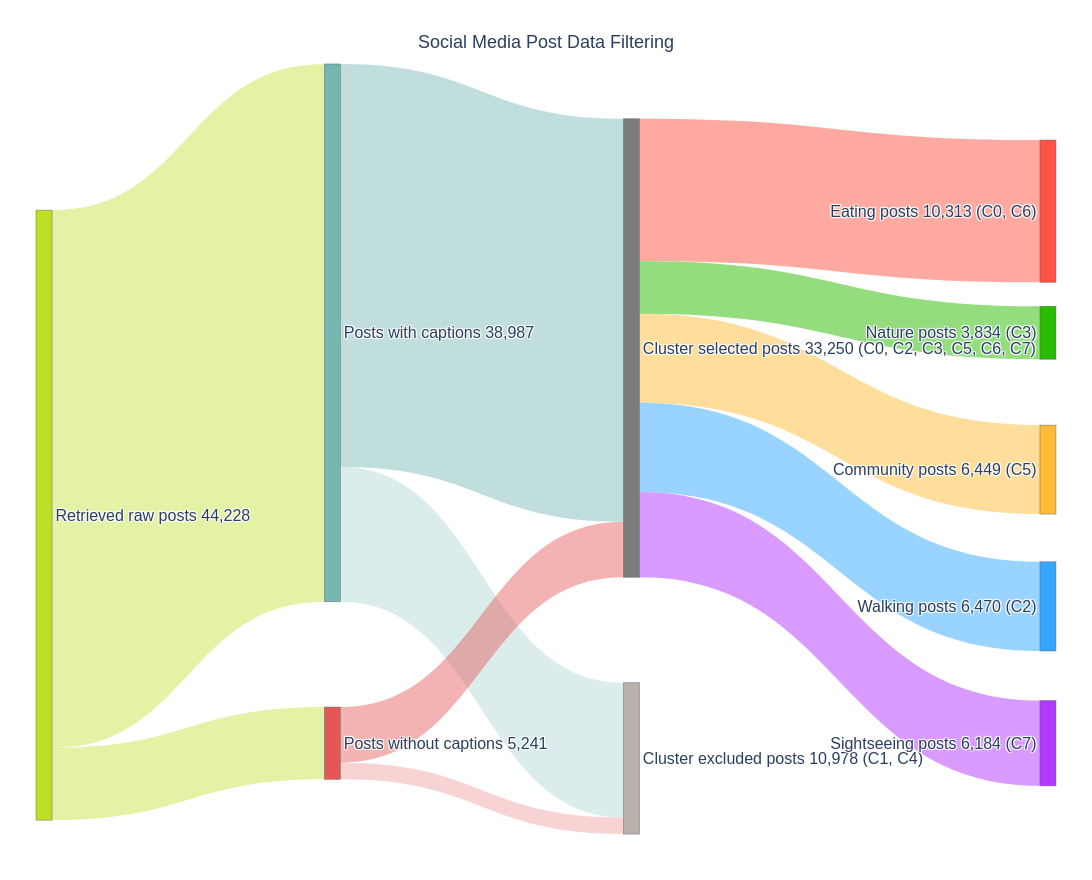

Here is the notebook cell this chart was saved with:
### Markdown cell above
<a id="sec-1-1-sankey"></a>

### 1.1 Sankey diagram and export

Plotly Sankey with fixed node layout; saves PNG for paper/SI (`fig_social_media_post_filtering.png` after copy to `paper/fig/`).

### Code cell
# §1.1 — Sankey post-filtering flow
import plotly.graph_objects as go
from pathlib import Path

FIGURE_DIR = Path('figure')
FIGURE_DIR.mkdir(parents=True, exist_ok=True)

# Flow:
# 1. Raw posts → posts with caption / posts without caption
# 2. Each splits into: used for clustering / excluded from cluster
# 3. Clustered posts further split into 5 activity categories

labels = [
    "Retrieved raw posts\n44,228",     # 0 - Raw posts
    "Posts with captions\n38,987",     # 1 - With caption
    "Posts without captions\n5,241",   # 2 - Without caption
    "Cluster selected posts\n33,250\n(C0, C2, C3, C5, C6, C7)",  # 3
    "Cluster excluded posts\n10,978\n(C1, C4)",  # 4
    "Eating posts\n10,313\n(C0, C6)",            # 5
    "Nature posts\n3,834\n(C3)",             # 6
    "Community posts\n6,449\n(C5)",          # 7
    "Walking posts\n6,470\n(C2)",            # 8
    "Sightseeing posts\n6,184\n(C7)",        # 9
]

# Source and target node indices for each flow
source = [
    0, 0,           # raw → caption / no caption
    1, 1, 2, 2,     # with/without caption → clustered/excluded
    3, 3, 3, 3, 3,  # clustered→5 activities
]

target = [
    1, 2,
    3, 4, 3, 4,
    5, 6, 7, 8, 9,
]

# Flow values representing counts at each stage
value = [
    38987, 5241,
    29218, 9769, 4032, 1209,
    10313, 3834, 6449, 6470, 6184,
]

# Column x: 8% inset from each side (0.08 … 0.92), evenly spaced — keeps ribbons wide
# and left/right label gutters visually balanced without shrinking the plot.
COL_X = (0.03, 0.30, 0.58, 0.97)
node_x = [
    COL_X[0],
    COL_X[1], COL_X[1],
    COL_X[2], COL_X[2],
    COL_X[3], COL_X[3], COL_X[3], COL_X[3], COL_X[3],
]
node_y = [
    0.52,
    0.28, 0.82,
    0.30, 0.84,
    0.12, 0.28, 0.46, 0.64, 0.82,
]

# Sankey Diagram construction
fig = go.Figure(
    data=[
        go.Sankey(
            arrangement="fixed",
            node=dict(
                pad=30,
                thickness=16,
                line=dict(color="rgba(80,80,80,0.5)", width=0.8),
                label=labels,
                x=node_x,
                y=node_y,
                color=[
                    "#BDDF26",                # Raw
                    "#72B7B2", "#E45756",     # Caption splits
                    "#7C7C7C", "#BAB0AC",     # Clustered / not
                    "#FF5445", "#29BB00", "#FFBC37", "#35A7FF", "#B339FF",  # Activities
                ],
            ),
            link=dict(
                source=source,
                target=target,
                value=value,
                color=[
                    "rgba(189,223,38,0.42)", "rgba(189,223,38,0.42)",
                    "rgba(114,183,178,0.45)", "rgba(114,183,178,0.26)",
                    "rgba(228,87,86,0.45)", "rgba(228,87,86,0.26)",
                    "rgba(255,84,69,0.5)",
                    "rgba(41,187,0,0.5)",
                    "rgba(255,188,55,0.5)",
                    "rgba(53,167,255,0.5)",
                    "rgba(179,57,255,0.5)",
                ],
            ),
        )
    ]
)

SIDE_MARGIN = 12  # equal left/right gutter for node labels (px)

fig.update_layout(
    title=dict(
        text="Social Media Post Data Filtering",
        x=0.5,
        xanchor="center",
        y=0.96,
        yanchor="top",
        pad=dict(b=8),
        font=dict(size=18, family="Arial"),
    ),
    font=dict(size=16, family="Arial"),
    width=1400,
    height=880,
    margin=dict(l=SIDE_MARGIN, r=SIDE_MARGIN, t=120, b=0),
    paper_bgcolor="white",
    plot_bgcolor="white",
)

out_png = FIGURE_DIR / "code_1_social_media_post_filtering.png"
fig.write_image(out_png, scale=2)
print(f"Saved {out_png.resolve()}")

fig.show()

### Figure 1 — Plotly figure (JSON) as saved in the notebook; plotly's stock layout.template omitted (floating-point values rounded to 4 significant figures)
{"data": [{"arrangement": "fixed", "link": {"color": ["rgba(189,223,38,0.42)", "rgba(189,223,38,0.42)", "rgba(114,183,178,0.45)", "rgba(114,183,178,0.26)", "rgba(228,87,86,0.45)", "rgba(228,87,86,0.26)", "rgba(255,84,69,0.5)", "rgba(41,187,0,0.5)", "rgba(255,188,55,0.5)", "rgba(53,167,255,0.5)", "rgba(179,57,255,0.5)"], "source": [0, 0, 1, 1, 2, 2, 3, 3, 3, 3, 3], "target": [1, 2, 3, 4, 3, 4, 5, 6, 7, 8, 9], "value": [38987, 5241, 29218, 9769, 4032, 1209, 10313, 3834, 6449, 6470, 6184]}, "node": {"color": ["#BDDF26", "#72B7B2", "#E45756", "#7C7C7C", "#BAB0AC", "#FF5445", "#29BB00", "#FFBC37", "#35A7FF", "#B339FF"], "label": ["Retrieved raw posts\n44,228", "Posts with captions\n38,987", "Posts without captions\n5,241", "Cluster selected posts\n33,250\n(C0, C2, C3, C5, C6, C7)", "Cluster excluded posts\n10,978\n(C1, C4)", "Eating posts\n10,313\n(C0, C6)", "Nature posts\n3,834\n(C3)", "Community posts\n6,449\n(C5)", "Walking posts\n6,470\n(C2)", "Sightseeing posts\n6,184\n(C7)"], "line": {"color": "rgba(80,80,80,0.5)", "width": 0.8}, "pad": 30, "thickness": 16, "x": [0.03, 0.3, 0.3, 0.58, 0.58, 0.97, 0.97, 0.97, 0.97, 0.97], "y": [0.52, 0.28, 0.82, 0.3, 0.84, 0.12, 0.28, 0.46, 0.64, 0.82]}, "type": "sankey"}], "layout": {"font": {"family": "Arial", "size": 16}, "height": 880, "margin": {"b": 0, "l": 12, "r": 12, "t": 120}, "paper_bgcolor": "white", "plot_bgcolor": "white", "title": {"font": {"family": "Arial", "size": 18}, "pad": {"b": 8}, "text": "Social Media Post Data Filtering", "x": 0.5, "xanchor": "center", "y": 0.96, "yanchor": "top"}, "width": 1400}}
